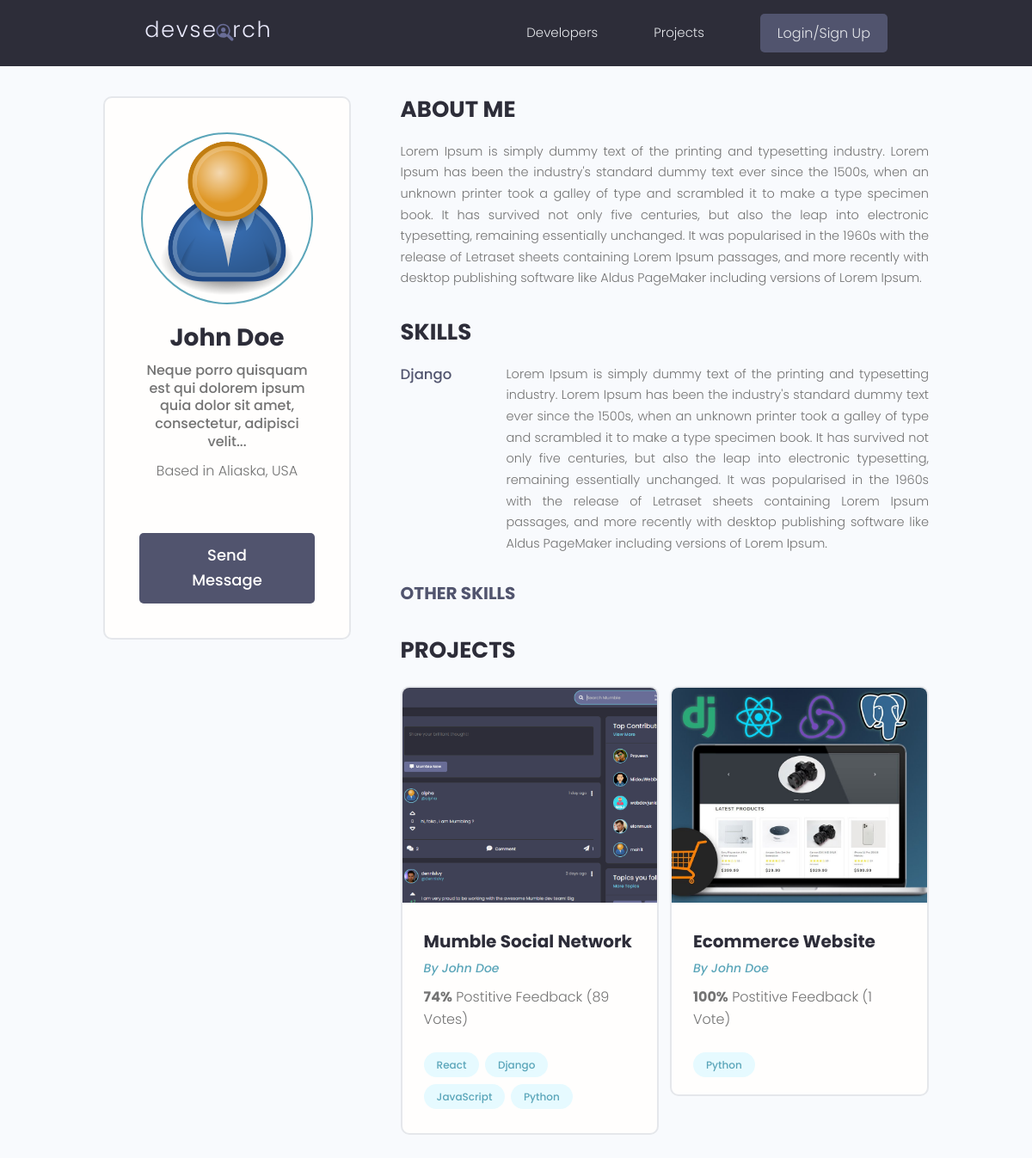
Screenshot of /profile/ad1f0662-1511-4b3a-ba87-e79bb8ab576c with the database file from the repository.
### users/models.py (models this page shows, shortened)
class Profile(models.Model):
    user = models.OneToOneField(User, on_delete=models.CASCADE, null=True, blank=True)
    name = models.CharField(max_length=200, blank=True, null=True)
    email = models.EmailField(max_length=500, blank=True, null=True)
    username = models.CharField(max_length=200, blank=True, null=True)
    location = models.CharField(max_length=200, blank=True, null=True)
    short_intro = models.CharField(max_length=200, blank=True, null=True)
    bio = models.TextField(blank=True, null=True)
    profile_image = models.ImageField(null=True, blank=True, upload_to='profiles/', default ='profiles/user-default.png' )
    social_github = models.CharField(max_length=200, blank=True, null=True)
    social_twitter = models.CharField(max_length=200, blank=True, null=True)
    social_linkedin = models.CharField(max_length=200, blank=True, null=True)
    social_youtube = models.CharField(max_length=200, blank=True, null=True)
    social_website = models.CharField(max_length=200, blank=True, null=True)
    created = models.DateTimeField(auto_now_add=True)
    id = models.UUIDField(default=uuid.uuid4, unique=True, primary_key=True, editable=False)

class Skill(models.Model):
    owner = models.ForeignKey(Profile, on_delete=models.CASCADE, null=True, blank=True)
    name = models.CharField(max_length=200, blank=True, null=True)
    description = models.TextField(blank=True, null=True)
    created = models.DateTimeField(auto_now_add=True)
    id = models.UUIDField(default=uuid.uuid4, unique=True, primary_key=True, editable=False)

### projects/models.py (models this page shows, shortened)
class Project(models.Model):
    owner = models.ForeignKey(Profile, null=True, blank=True, on_delete=models.SET_NULL)
    title = models.CharField(max_length=200)
    description = models.TextField(null=True, blank = True)
    featured_image = models.ImageField(null=True, blank = True, default = 'default.jpg')
    demo_link = models.CharField(max_length=2000, null=True, blank=True)
    source_link = models.CharField(max_length=2000, null=True, blank=True)
    tags = models.ManyToManyField('Tag', blank=True)
    vote_total = models.IntegerField(default=0, null=True, blank=True)
    vote_ratio = models.IntegerField(default=0, null=True, blank=True)
    created = models.DateTimeField(auto_now_add=True)
    id = models.UUIDField(default=uuid.uuid4, unique=True, primary_key=True, editable=False)

class Tag(models.Model):
    name = models.CharField(max_length=200)
    created = models.DateTimeField(auto_now_add=True)
    id = models.UUIDField(default=uuid.uuid4, unique=True, primary_key=True, editable=False)
    def __str__(self):
        return self.name

### users/views.py (the view)
# urls.py: path('profile/<str:pk>', views.userProfile, name="user-profile"),
def userProfile(request, pk):
    profile = Profile.objects.get(id=pk)
    topSkill = profile.skill_set.exclude(description__exact = "" )
    otherSkill = profile.skill_set.filter(description= "")
    context = {'profile': profile, 'topSkill': topSkill, 'otherSkill': otherSkill}
    return render(request, 'users/user-profile.html', context)

### users/templates/users/user-profile.html (shortened to what this page needs)
{% extends 'main.html' %}
{% block content %}
<main class="profile my-md">
    <div class="container">
      <div class="layout">
        <div class="column column--1of3">
          <div class="card text-center">
            <div class="card__body dev">
              <img class="avatar avatar--xl" src="{{ profile.profile_image.url }}" />
              <h2 class="dev__name">{{profile.name}}</h2>
              <p class="dev__title">{{profile.short_intro}}</p>
              <p class="dev__location">Based in {{profile.location}}</p>
              <a href="#" class="btn btn--sub btn--lg">Send Message </a>
            </div>
          </div>
        </div>
        <div class="column column--2of3">
          <div class="devInfo">
            <h3 class="devInfo__title">About Me</h3>
            <p class="devInfo__about">
             {{profile.bio}}
            </p>
          </div>
          <div class="devInfo">
            <h3 class="devInfo__title">Skills</h3>
            <div class="devInfo__skills">
              {% for skill in topSkill %}
              <div class="devSkill">
                <h4 class="devSkill__title">{{skill.name}}</h4>
                <p class="devSkill__info">
                 {{skill.description}}
                </p>
              </div>
              {% endfor %}
              <h3 class="devInfo__subtitle">Other Skills</h3>
            </div>
          </div>
          <div class="devInfo">
            <h3 class="devInfo__title">Projects</h3>
            <div class="grid grid--two">
                {% for project in profile.project_set.all %}
                <div class="column">
                    <div class="card project">
                      <a href="{% url 'project' project.id %}" class="project">
                        <img class="project__thumbnail" src="{{project.featured_image.url}}" alt="project thumbnail" />
                        <div class="card__body">
                          <h3 class="project__title">{{project.title}}</h3>
                          <p><a class="project__author" href="{% url 'user-profile' project.owner.id %}">By {{project.owner.name}}</a></p>
                          <p class="project--rating">
                            <span style="font-weight: bold;">{{project.vote_ratio}}%</span> Postitive
                            Feedback ({{project.vote_total}}  Vote{{project.vote_total|pluralize:"s"}})
                          </p>
                          <div class="project__tags">
                            {% for tag in project.tags.all %}
                            <span class="tag tag--pill tag--main">
                              <small>{{tag}}</small>
                            </span>
                            {% endfor %}
                          </div>
                        </div>
                      </a>
                    </div>
                  </div>
                  {% endfor %}
            </div>
          </div>
        </div>
      </div>
    </div>
  </main>
{% endblock %}

### static/styles/app.css (style rules this page uses)
:root { --color-sub: #2d2d39; }
.btn--sub { background-color: var(--color-sub-light); }
.card { border: 2px solid var(--color-light); }
img { width: 100%; }
.profile .card > .dev { padding: 4rem; }
.dev__name { color: var(--color-sub); font-size: 2.8rem; font-weight: 700; margin-top: 1rem; margin-bottom: 0.5rem; }
.dev__title { font-size: 1.6rem; font-weight: 500; line-height: 1.3; }
.dev__location { margin-top: 1rem; }
.devInfo { margin-bottom: 3rem; }
.devInfo__title, .devInfo__subtitle { font-size: 2.6rem; color: var(--color-sub); text-transform: uppercase; font-weight: 700; margin-bottom: 1.5rem; }
.devInfo__subtitle { font-size: 2rem; color: var(--color-sub-light); }
.devInfo__about, .devSkill__info { font-size: 1.45rem; line-height: 1.7; text-align: justify; }
.devSkill { margin-bottom: 3rem; }
.devSkill__title { font-size: 1.65rem; font-weight: 500; color: var(--color-sub-light); }
@media screen and (min-width: 700px) { .devSkill { display: flex; justify-content: space-between; gap: 3rem; } }
@media screen and (min-width: 700px) { .devSkill__info { flex-basis: 80%; } }
.project__author { font-size: 1.4rem; font-style: italic; }
.project--rating { margin-bottom: 1.6em; margin-top: .5em; }
.project__thumbnail { height: 25rem; object-fit: cover; object-position: top center; }
.project__title { font-size: 2rem; font-weight: 700; color: var(--color-sub); }

### static/uikit/styles/modules/_variables.css (style rules this page uses)
:root { --color-main: #5aa5b9; --color-main-light: #e6faff; --color-sub: #3f4156; --color-sub-light: #51546e; --color-sub-lighter: #ededfd; --color-text: #737373; --color-gray: #8b8b8b; --color-light: #e5e7eb; --color-light-gray: #767676; --color-bg: #f8fafd; --color-white: #fffefd; --color-white-light: #f3f3f3; --color-success: #359e64; --color-success-bg: #def8e8; --color-error: #fc4b0b; --color-error-bg: #fff2ee; --font-base: 'Poppins', arial, helvetica, 'Segoe UI', roboto, ubuntu, sans-serif; --font-monospace: 'Fira Code', 'Courier New', courier, monospace; --font-regular: 300; --font-medium: 500; --font-bold: 700; --generic-shadow: 1px 1px 5px #00000010; --generic-transition: all 0.3s ease-in-out; }

### static/uikit/styles/modules/_base.css (style rules this page uses)
* { margin: 0; padding: 0; box-sizing: border-box; text-rendering: optimizeLegibility; color: inherit; font-size: inherit; }
html { font-size: 50%; }
@media only screen and (min-width: 480px) { html { font-size: 56.25%; } }
@media only screen and (min-width: 1200px) { html { font-size: 62.5%; } }
body { line-height: 1.6; font-weight: 400; font-size: 1.5rem; color: var(--color-text); background-color: var(--color-bg); min-height: 100vh; }

### static/uikit/styles/modules/_typography.css (style rules this page uses)
* { font-family: var(--font-base); }
h2 { font-size: 3.6rem; font-weight: var(--font-bold); }
h3 { font-size: 3.2rem; font-weight: var(--font-medium); }
h4 { font-size: 2.8rem; font-weight: var(--font-medium); }
p, span, strong { font-size: 1.6rem; color: var(--color-text); font-weight: var(--font-regular); }
a { padding-bottom: 2px; text-decoration: none; display: inline-block; color: var(--color-main); font-weight: var(--font-medium); }

### static/uikit/styles/modules/_utilities.css (style rules this page uses)
.container { width: 92%; max-width: 165rem; margin: 0 auto; box-sizing: border-box; }
@media screen and (min-width: 1000px) { .container { width: 90%; } }
@media screen and (min-width: 1200px) { .container { width: 80%; } }
.text-center { text-align: center; }
.my-md { margin: 3rem auto; }

### static/uikit/styles/modules/_avatar.css (style rules this page uses)
.avatar { border-radius: 50%; border: 2px solid var(--color-main); object-fit: cover; }
.avatar--xl { height: 20rem; width: 20rem; }

### static/uikit/styles/modules/_button.css (style rules this page uses)
.btn { display: inline-block; position: relative; cursor: pointer; background-color: var(--color-light); font-weight: var(--font-medium); color: var(--color-sub); text-decoration: none; padding: 1rem 2rem; border-radius: 0.5rem; border: none; width: -webkit-fit-content; width: -moz-fit-content; width: fit-content; height: -webkit-fit-content; height: -moz-fit-content; height: fit-content; font-size: 1.6rem; outline-width: 0; outline-color: transparent; -webkit-backface-visibility: hidden; backface-visibility: hidden; transition: all 0.3s ease-in-out; }
.btn--sub { background-color: var(--color-sub); color: var(--color-white); }
.btn--lg { font-size: 1.8rem; padding: 1.2rem 4.5rem; }

### static/uikit/styles/modules/_card.css (style rules this page uses)
.card { border-radius: 1rem; background-color: var(--color-white); border: 1.5px solid var(--color-light); width: auto; height: auto; margin-top: 0.5rem; margin-bottom: 0.5rem; overflow: hidden; }
.card__body, .card__header { padding: 2rem 2.5rem; }

### rows the page displays
Profile: profile_image (placeholder picture), name "John Doe", short_intro "Neque porro quisquam est qui dolorem ipsum quia dolor sit amet, consectetur, adipisci velit...", location "Aliaska, USA", bio "Lorem Ipsum is simply dummy text of the printing and typesetting industry. Lorem Ipsum has been the industry's standard dummy text ever since the 1500s, when an unknown printer took a galley of type and scrambled it to make a type specimen book. It has survived not only five centuries, but also the leap into electronic typesetting, remaining essentially unchanged. It was popularised in the 1960s with the release of Letraset sheets containing Lorem Ipsum passages, and more recently with desktop publishing software like Aldus PageMaker including versions of Lorem Ipsum."
Skill: name "Django", description "Lorem Ipsum is simply dummy text of the printing and typesetting industry. Lorem Ipsum has been the industry's standard dummy text ever since the 1500s, when an unknown printer took a galley of type and scrambled it to make a type specimen book. It has survived not only five centuries, but also the leap into electronic typesetting, remaining essentially unchanged. It was popularised in the 1960s with the release of Letraset sheets containing Lorem Ipsum passages, and more recently with desktop publishing software like Aldus PageMaker including versions of Lorem Ipsum."
Project: featured_image (picture), title "Mumble Social Network", owner.name "John Doe", vote_ratio "74", vote_total "89"
Tag: name "React"
Tag: name "Django"
Tag: name "JavaScript"
Tag: name "Python"
Project: featured_image (picture), title "Ecommerce Website", owner.name "John Doe", vote_ratio "100", vote_total "1"
